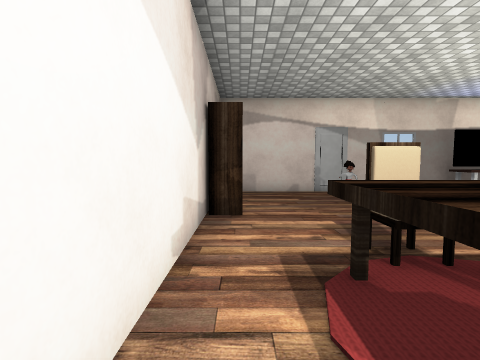
view 1 (above)

16 first-person views from a walk through a 3-D level made in the Unity game engine. The camera is 1.2 m above the floor, tilts 4° down and sees 85° across. The floor is counted in squares, 1 m on a side. Each view is taken from the middle of a square. On the plan, view 1 faces up. The plan holds only what a view shows up to about 12 squares ahead; the rest is blank. Door leaves are left out, so doorways stand open. Some surface patterns are stand-ins.

view 2
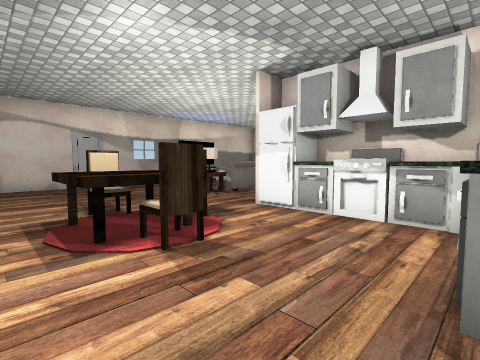

view 3
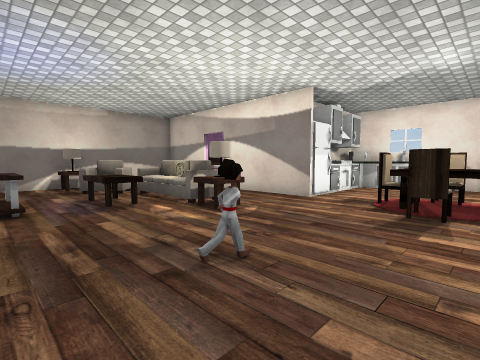

view 4
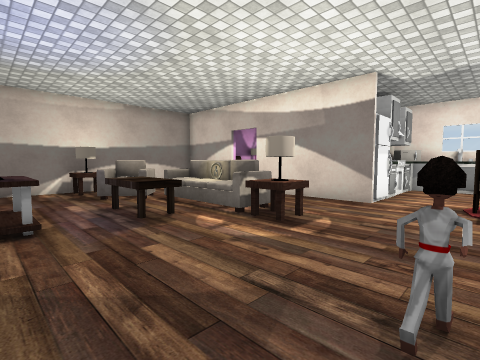

view 5
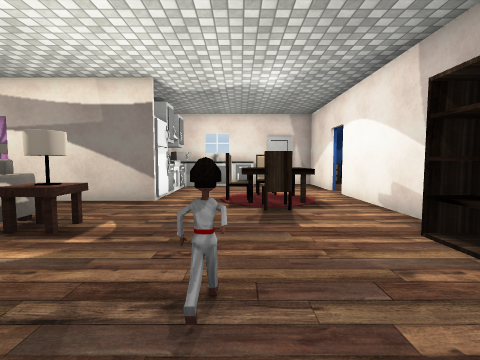

view 6
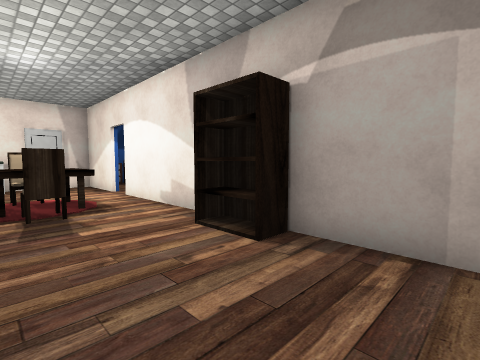

view 7
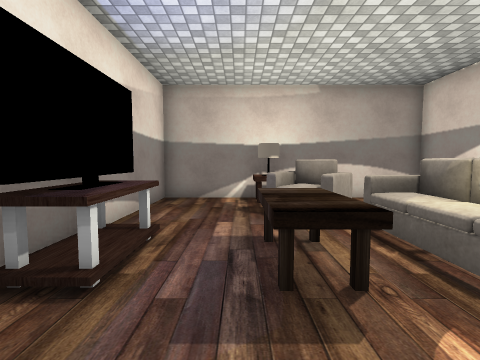

view 8
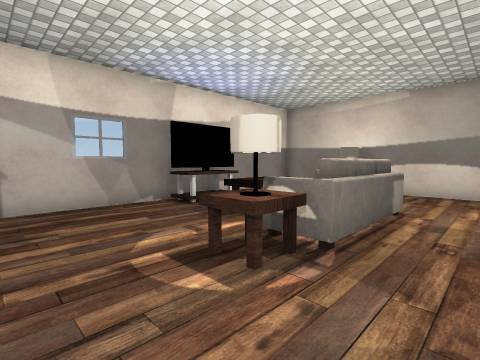

view 9
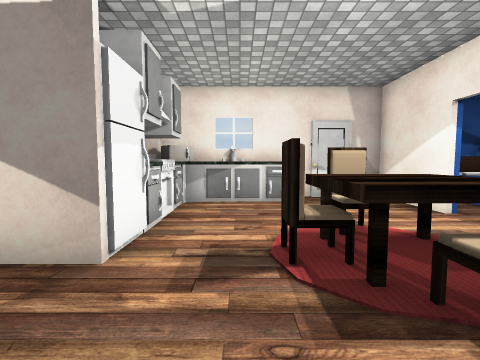

view 10
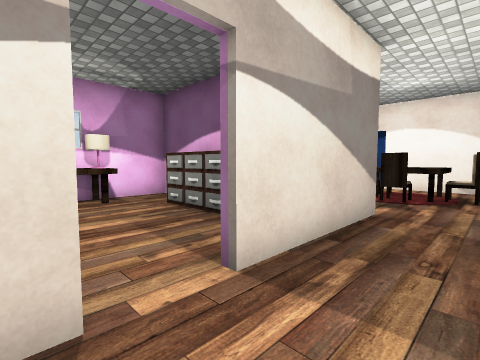

view 11
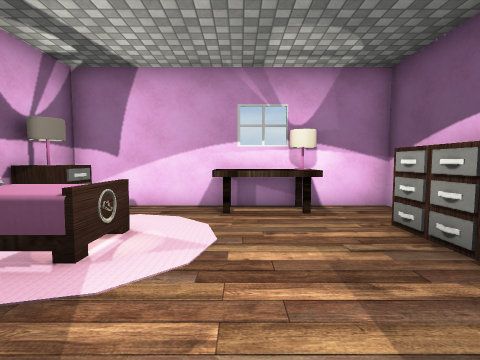

view 12
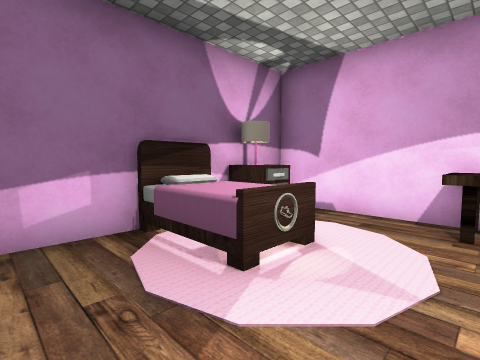

view 13
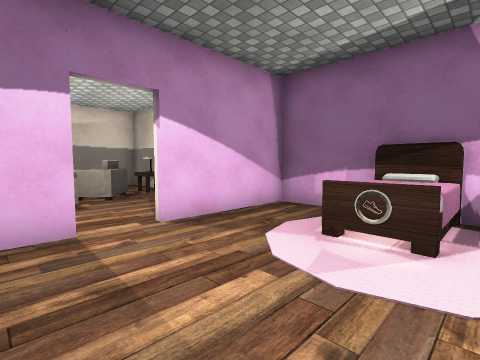

view 14
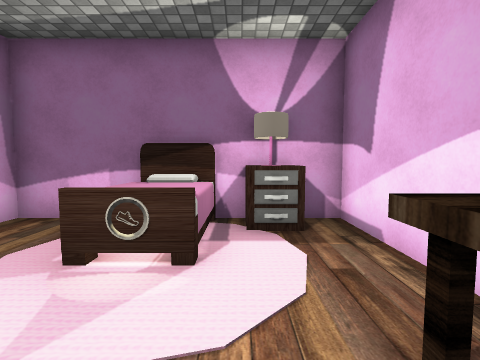

view 15
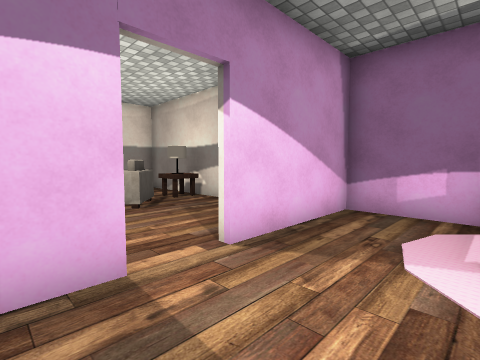

view 16
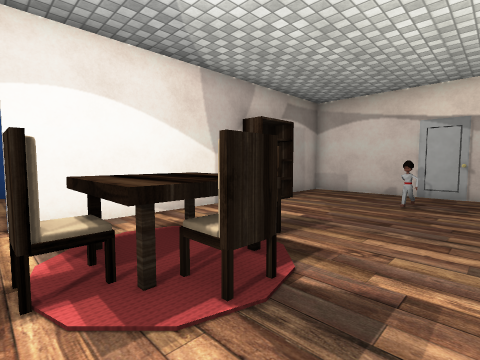

### Floor plan
Points are (right, up) in squares from view 1. A wall is a line through its corners. A room is listed if a view was taken in it or the views show most of it. See-through windows are left out.
Room 1 (views 1, 2, 3, 4, 5, 6, 7, 8, 9, 10, 16)
walls: (5.5, 2) (10.1, 2); (11.5, 2) (14.7, 2) (14.7, 10.5) (-0.8, 10.5) (-0.8, 0.2); (6.7, -3.9) (6.7, 0.8); (-0.8, -0.9) (-0.8, -4) (5.6, -4)
ways out: opening at (11, 2) to room 2; open door at (10, 1.5) to room 2; gap at (-1.3, -0.3)
objects: bookshelf (0, 6) to (0, 7); table (1, 1) to (3, 3); counter (2, -3) to (3, -3); chair (2, 0); chair (2, 3); chair (3, 1) to (3, 2); other object (3, 8); sink (4, -3); counter (5, -3); other object (6, -3); counter (6, -2) to (6, -1); counter (6, 0); fridge (6, 1); lamp (6, 5) to (7, 5); table (6, 6) to (7, 6); other object (8, 5) to (11, 6); table (8, 7) to (10, 8); TV (8, 10) to (10, 10); other object (9, 5); other object (9, 9) to (10, 9); other object (11, 6) to (13, 7); lamp (14, 7); table (14, 8)
Room 2 (views 11, 12, 13, 14, 15)
walls: (11.4, -5.1) (15.5, -5.1) (15.5, 1.7) (11.5, 1.7); (10.1, 1.7) (9, 1.7); (7, -1.8) (7, -5.1) (8.6, -5.1)
ways out: opening at (11, 2) to room 1; open door at (10, 1.5) to room 1
objects: dresser (8, -3) to (8, 0); lamp (9, -5); desk (9, -5) to (12, -4); rug (13, -2) to (15, -1); other object (14, -4); lamp (15, -4) to (15, -3)

Positions as (right, up) in squares from view 1, and headings:
1: (0, 0), facing up
2: (0, -3), facing up-right
3: (1, 10), facing down-right
4: (3, 10), facing down-right
5: (3, 10), facing down
6: (3, 10), facing down-left
7: (6, 8), facing right
8: (4, 3), facing up-right
9: (4, 5), facing down
10: (12, 4), facing down-left
11: (11, 2), facing down
12: (11, 1), facing down-right
13: (9, -3), facing up-right
14: (10, -3), facing right
15: (9, -1), facing up-right
16: (5, 0), facing up-left
